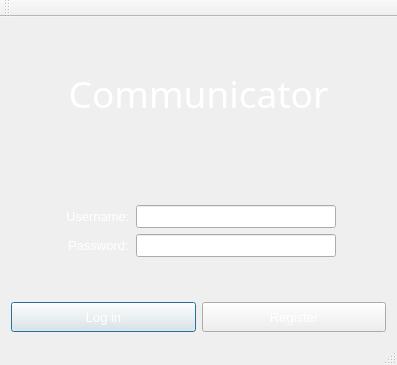
<?xml version="1.0" encoding="UTF-8"?>
<ui version="4.0">
 <class>MainWindow</class>
 <widget class="QMainWindow" name="MainWindow">
  <property name="geometry">
   <rect>
    <x>0</x>
    <y>0</y>
    <width>397</width>
    <height>365</height>
   </rect>
  </property>
  <property name="windowTitle">
   <string>MainWindow</string>
  </property>
  <property name="styleSheet">
   <string notr="true">border-image:url(:/img/backrounddarkblue.jpg);
color:white;</string>
  </property>
  <widget class="QWidget" name="centralWidget">
   <property name="styleSheet">
    <string notr="true"/>
   </property>
   <layout class="QVBoxLayout" name="verticalLayout_2">
    <item>
     <layout class="QHBoxLayout" name="horizontalLayout">
      <item>
       <widget class="QLabel" name="label_3">
        <property name="font">
         <font>
          <family>Gabriola</family>
          <pointsize>28</pointsize>
         </font>
        </property>
        <property name="styleSheet">
         <string notr="true">color:white;</string>
        </property>
        <property name="text">
         <string>Communicator</string>
        </property>
        <property name="alignment">
         <set>Qt::AlignCenter</set>
        </property>
       </widget>
      </item>
     </layout>
    </item>
    <item>
     <layout class="QFormLayout" name="formLayout">
      <property name="labelAlignment">
       <set>Qt::AlignCenter</set>
      </property>
      <property name="formAlignment">
       <set>Qt::AlignCenter</set>
      </property>
      <item row="0" column="0">
       <widget class="QLabel" name="label">
        <property name="font">
         <font>
          <pointsize>10</pointsize>
         </font>
        </property>
        <property name="styleSheet">
         <string notr="true">color:white;</string>
        </property>
        <property name="text">
         <string>Username:</string>
        </property>
       </widget>
      </item>
      <item row="0" column="1">
       <widget class="QLineEdit" name="loginEdit">
        <property name="maximumSize">
         <size>
          <width>200</width>
          <height>16777215</height>
         </size>
        </property>
        <property name="font">
         <font>
          <pointsize>10</pointsize>
         </font>
        </property>
        <property name="styleSheet">
         <string notr="true">color:white;
border-image:url(:/img/backroundlogin.jpg)</string>
        </property>
        <property name="inputMethodHints">
         <set>Qt::ImhNone</set>
        </property>
        <property name="inputMask">
         <string/>
        </property>
        <property name="text">
         <string/>
        </property>
        <property name="echoMode">
         <enum>QLineEdit::Normal</enum>
        </property>
       </widget>
      </item>
      <item row="1" column="0">
       <widget class="QLabel" name="label_2">
        <property name="font">
         <font>
          <pointsize>10</pointsize>
         </font>
        </property>
        <property name="styleSheet">
         <string notr="true">color:white;</string>
        </property>
        <property name="text">
         <string>Password:</string>
        </property>
       </widget>
      </item>
      <item row="1" column="1">
       <widget class="QLineEdit" name="passwordEdit">
        <property name="enabled">
         <bool>true</bool>
        </property>
        <property name="maximumSize">
         <size>
          <width>200</width>
          <height>16777215</height>
         </size>
        </property>
        <property name="font">
         <font>
          <pointsize>10</pointsize>
         </font>
        </property>
        <property name="styleSheet">
         <string notr="true">color: white;
border-image:url(:/img/backroundlogin.jpg);</string>
        </property>
        <property name="inputMask">
         <string/>
        </property>
        <property name="text">
         <string extracomment="password"/>
        </property>
        <property name="echoMode">
         <enum>QLineEdit::Password</enum>
        </property>
        <property name="dragEnabled">
         <bool>false</bool>
        </property>
        <property name="clearButtonEnabled">
         <bool>false</bool>
        </property>
       </widget>
      </item>
     </layout>
    </item>
    <item>
     <layout class="QHBoxLayout" name="horizontalLayout_2">
      <item>
       <widget class="QPushButton" name="loginButton">
        <property name="minimumSize">
         <size>
          <width>0</width>
          <height>30</height>
         </size>
        </property>
        <property name="maximumSize">
         <size>
          <width>1055555</width>
          <height>16777215</height>
         </size>
        </property>
        <property name="font">
         <font>
          <pointsize>10</pointsize>
         </font>
        </property>
        <property name="layoutDirection">
         <enum>Qt::LeftToRight</enum>
        </property>
        <property name="styleSheet">
         <string notr="true">border-image:url(:/img/backround3.jpg);
color:white;</string>
        </property>
        <property name="text">
         <string>Log in</string>
        </property>
        <property name="default">
         <bool>true</bool>
        </property>
       </widget>
      </item>
      <item>
       <widget class="QPushButton" name="registerButton">
        <property name="minimumSize">
         <size>
          <width>0</width>
          <height>30</height>
         </size>
        </property>
        <property name="font">
         <font>
          <pointsize>10</pointsize>
         </font>
        </property>
        <property name="styleSheet">
         <string notr="true">border-image:url(:/img/backround3.jpg);
color:white;</string>
        </property>
        <property name="text">
         <string>Register</string>
        </property>
       </widget>
      </item>
     </layout>
    </item>
   </layout>
  </widget>
  <widget class="QMenuBar" name="menuBar">
   <property name="geometry">
    <rect>
     <x>0</x>
     <y>0</y>
     <width>397</width>
     <height>26</height>
    </rect>
   </property>
  </widget>
  <widget class="QToolBar" name="mainToolBar">
   <attribute name="toolBarArea">
    <enum>TopToolBarArea</enum>
   </attribute>
   <attribute name="toolBarBreak">
    <bool>false</bool>
   </attribute>
  </widget>
  <widget class="QStatusBar" name="statusBar"/>
 </widget>
 <layoutdefault spacing="6" margin="11"/>
 <resources/>
 <connections/>
</ui>
